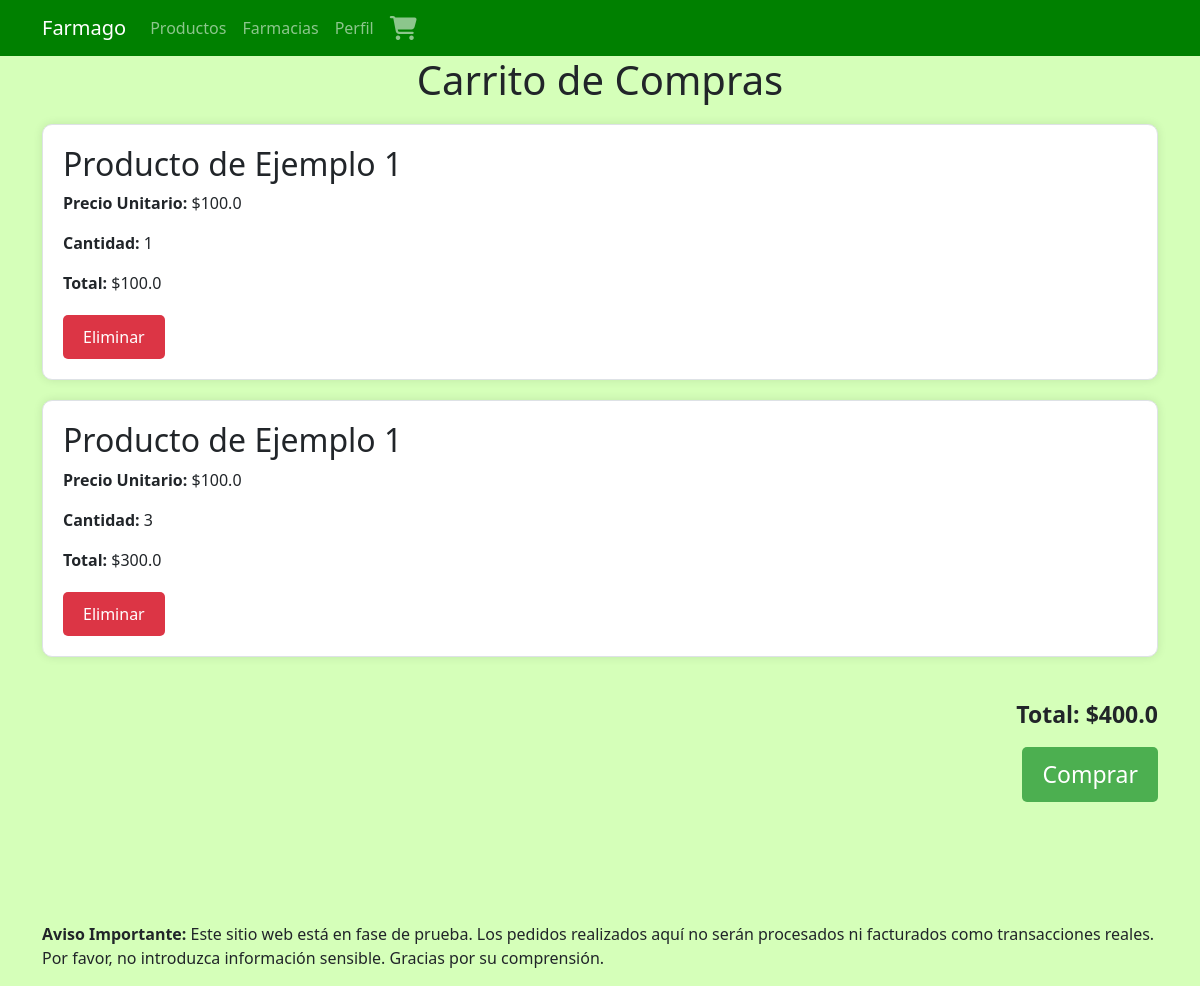
Page /carrito (signed in) on the committed database.
### tables this page shows
CREATE TABLE detalles_carrito (
                id INTEGER PRIMARY KEY AUTOINCREMENT,
                id_carrito INTEGER,
                id_producto INTEGER,
                cantidad INTEGER,
                precio_unitario REAL,
                FOREIGN KEY(id_carrito) REFERENCES carritos(id),
                FOREIGN KEY(id_producto) REFERENCES productos(id)
            );

CREATE TABLE productos (
                id INTEGER PRIMARY KEY AUTOINCREMENT,
                nombre TEXT,
                imagen TEXT,
                descripcion TEXT,
                cantidad INTEGER,
                precio_unitario REAL,
                id_categoria INTEGER,
                id_farmacia INTEGER, 
                FOREIGN KEY(id_categoria) REFERENCES categorias(id),
                FOREIGN KEY(id_farmacia) REFERENCES usuarios(id)
            );

### src/carrito/ver_carrito.py (the view)
def ver_carrito():
    user_id = session.get("user_id")
    if user_id:
        with app.app_context():
            db = get_db()
            cursor = db.cursor()
            cursor.execute(
                'SELECT * FROM carritos WHERE id_usuario=? AND estado="abierto"',
                (user_id,),
            )
            carrito = cursor.fetchone()
        if carrito:
            cursor.execute(
                'SELECT dc.id, p.id, p.nombre, p.precio_unitario, dc.cantidad FROM detalles_carrito dc JOIN productos p ON dc.id_producto = p.id JOIN carritos c ON dc.id_carrito = c.id WHERE c.id_usuario = ? AND c.estado = "abierto"',
                (user_id,),
            )
            carrito = cursor.fetchall()
            total_carrito = 0
            total_carrito = sum(detalle[3] * detalle[4] for detalle in carrito)
            return render_template(
                "carrito.html", carrito=carrito, total_carrito=total_carrito
            )
        else:
            return redirect(url_for("listar_productos"))
    else:
        abort(403)

### src/helpers/helpers.py (called while the page is built)
def get_db():
    db = getattr(g, "_database", None)
    if db is None:
        db = g._database = sqlite3.connect(DATABASE)
    return db

### templates/carrito.html (shortened to what this page needs)
{% extends 'base.html' %} {% block head %}
<link
    rel="stylesheet"
    href="{{ url_for('static', filename='css/carrito.css') }}" />
{% endblock head %} {% block content %}
<div class="container">
    <h1>Carrito de Compras</h1>
    <div class="product-list">
        {% if carrito %} {% for producto in carrito %}
        <div
            class="product-card"
            onclick="window.location.href='{{ url_for('ver_detalle_producto', id_producto=producto[0]) }}';">
            <div class="product-info">
                <h2>{{ producto[2] }}</h2>
                <p><strong>Precio Unitario:</strong> ${{ producto[3] }}</p>
                <p><strong>Cantidad:</strong> {{ producto[4] }}</p>
                <p><strong>Total:</strong> ${{ producto[3] * producto[4] }}</p>
            </div>
            <div class="product-actions">
                <form
                    action="{{ url_for('eliminar_del_carrito', id_detalle_carrito=producto[0]) }}"
                    method="post">
                    <button class="delete-button" type="submit">
                        Eliminar
                    </button>
                </form>
            </div>
        </div>
        {% endfor %}
        <div class="total">
            <p><strong>Total:</strong> ${{ total_carrito }}</p>
            <form action="{{ url_for('comprar_carrito') }}" method="post">
                <button class="buy-button" type="submit">Comprar</button>
            </form>
        </div>
        <p>
            <b>Aviso Importante:</b> Este sitio web está en fase de prueba. Los
            pedidos realizados aquí no serán procesados ni facturados como
            transacciones reales. Por favor, no introduzca información sensible.
            Gracias por su comprensión.
        </p>
        {% else %}
        <p class="no-products">No hay productos en el carrito.</p>
        {% endif %}
    </div>
</div>
{% endblock content %}

### static/css/carrito.css (style rules this page uses)
h1 { font-size: 32px; text-align: center; margin-bottom: 20px; }
.product-list { display: flex; flex-wrap: wrap; gap: 20px; flex-direction: column; }
.product-card { flex-basis: calc(33.33% - 20px); background-color: #ffffff; border: 1px solid #dee2e6; border-radius: 10px; box-shadow: 0 0 10px rgba(0, 0, 0, 0.1); padding: 20px; cursor: pointer; transition: 0.3s; }
.product-info { margin-bottom: 20px; }
.product-actions { display: flex; justify-content: space-between; align-items: center; }
.product-actions button { background-color: #dc3545; color: #ffffff; border: none; border-radius: 5px; cursor: pointer; padding: 10px 20px; transition: 0.3s; }
.total { text-align: right; margin-top: 20px; font-size: 23px; font-weight: bold; margin-bottom: 100px; }
.buy-button { display: inline-block; padding: 10px 20px; text-align: center; text-decoration: none; border: none; cursor: pointer; border-radius: 5px; color: white; background-color: #4CAF50; }

### static/css/base.css (style rules this page uses)
html { background-color: #D5FFB9; }

### rows in the picture
detalles_carrito: nombre "Producto de Ejemplo 1", precio_unitario "100.0", cantidad "1", producto[3]*producto[4] "100.0"
detalles_carrito: nombre "Producto de Ejemplo 1", precio_unitario "100.0", cantidad "3", producto[3]*producto[4] "300.0"

### other values in the picture
{{ total_carrito }} "400.0"
